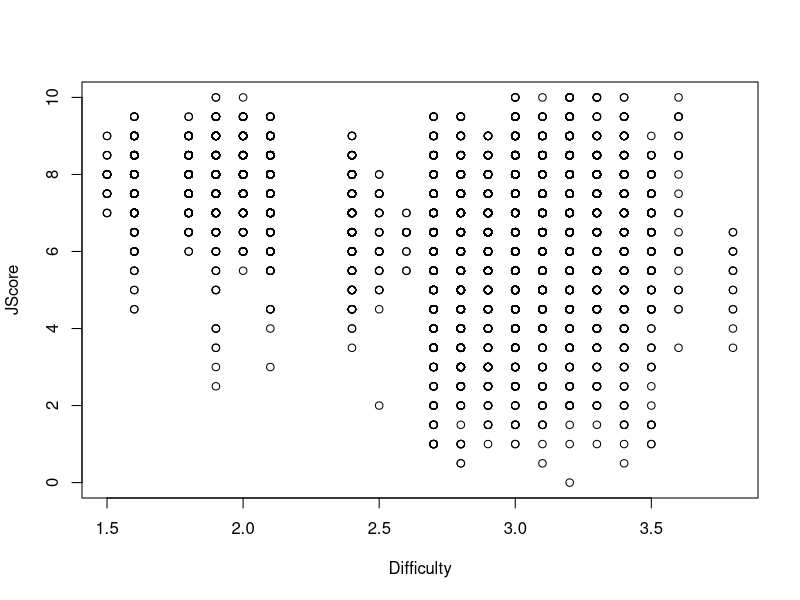
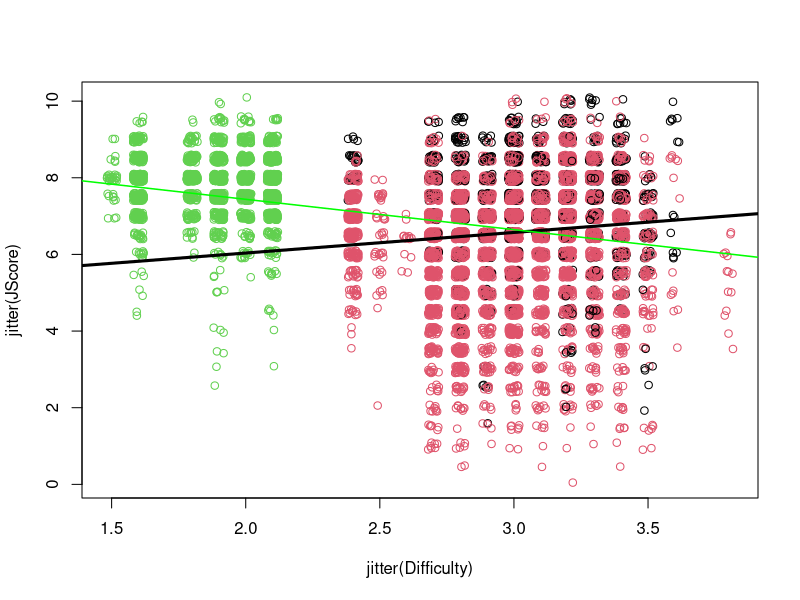

Here is the R script that generated these plots, in order:
cat('Start!\n')

x = read.csv('./Diving2000.csv', as.is=TRUE) # read Diving data

dim(x)  # To see the dimension and number of data

plot(JScore ~ Difficulty, data=x)

plot(jitter(JScore) ~ jitter(Difficulty), data=x, 
     col = factor(x$Round)) # adding some noises by jitter

abline(lm(jitter(JScore) ~ jitter(Difficulty), data=x,
          subset=x$Difficulty >= 2.3), lwd=3)  # linear model traverse the Dif >= 2.3

abline(lm(jitter(JScore) ~ jitter(Difficulty), data =x),
       col = "green", lwd=1.5)  # linear model traversing the whole dataset

# To see the relationship between Judge's Country and Country
x$match <- x$Country == x$JCountry
table(x$match)

# Choose a specific Judge to continue
thisJudge <- "WANG Facheng"
mean(x$JScore)
mean(x$JScore[x$Judge==thisJudge & x$match])
mean(x$JScore[x$Judge==thisJudge & !x$match])

# Non-Chinese judges for Chinese divers
mean(x$JScore[x$JCountry != "CHN" &
              x$Country == "CHN"])

# lowest score of Chinese divers
#x_chn <- x[x$Country == "CHN", 1:5]
x_chn_min <- min()

# Which judge give this low score?
#x$Judge[x$JScore == x_chn_min & x$Country == "CHN"]
x[x$JScore == x_chn_min & x$Country == "CHN", c("Judge", "JCountry")]
#which(x$JScore == 3.5)  # Giving the index

# Would have same effect but faster, traversing only one-time
x$Judge[which.min(x$JScore[x$Country =="CHN"])]


# Given a specific judge's name, output his or her country
thisJudge <- "WANG Facheng"
thisCountry <- x$JCountry[x$Judge == thisJudge]
cat(thisJudge, "is from:", unique(thisCountry), "\n")
